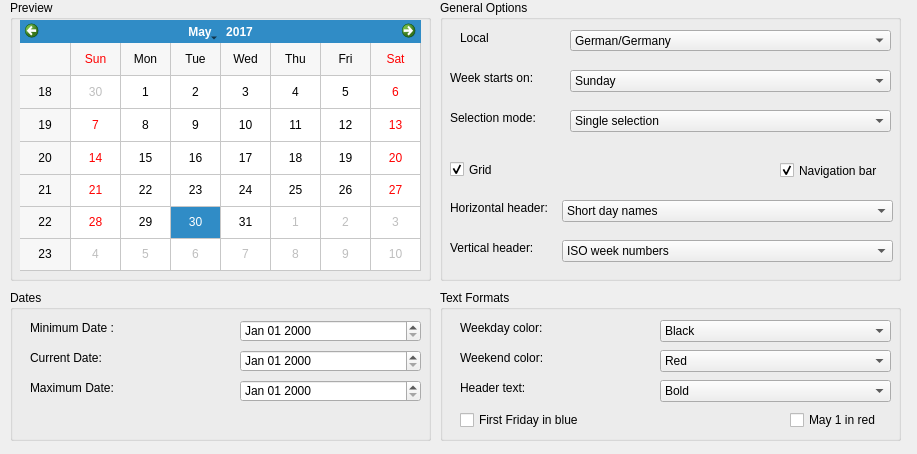
<?xml version="1.0" encoding="UTF-8"?>
<ui version="4.0">
 <class>Form</class>
 <widget class="QWidget" name="Form">
  <property name="geometry">
   <rect>
    <x>0</x>
    <y>0</y>
    <width>917</width>
    <height>454</height>
   </rect>
  </property>
  <property name="windowTitle">
   <string>Form</string>
  </property>
  <widget class="QGroupBox" name="groupBox">
   <property name="geometry">
    <rect>
     <x>10</x>
     <y>290</y>
     <width>421</width>
     <height>151</height>
    </rect>
   </property>
   <property name="title">
    <string>Dates</string>
   </property>
   <widget class="QLabel" name="label">
    <property name="geometry">
     <rect>
      <x>20</x>
      <y>30</y>
      <width>111</width>
      <height>16</height>
     </rect>
    </property>
    <property name="text">
     <string>Minimum Date :</string>
    </property>
   </widget>
   <widget class="QLabel" name="label_3">
    <property name="geometry">
     <rect>
      <x>20</x>
      <y>90</y>
      <width>101</width>
      <height>16</height>
     </rect>
    </property>
    <property name="text">
     <string>Maximum Date:</string>
    </property>
   </widget>
   <widget class="QLabel" name="label_12">
    <property name="geometry">
     <rect>
      <x>20</x>
      <y>60</y>
      <width>101</width>
      <height>16</height>
     </rect>
    </property>
    <property name="text">
     <string>Current Date:</string>
    </property>
   </widget>
   <widget class="QDateEdit" name="dateEdit">
    <property name="geometry">
     <rect>
      <x>230</x>
      <y>60</y>
      <width>181</width>
      <height>22</height>
     </rect>
    </property>
    <property name="displayFormat">
     <string>MMM dd yyyy</string>
    </property>
   </widget>
   <widget class="QDateEdit" name="dateEdit_2">
    <property name="geometry">
     <rect>
      <x>230</x>
      <y>90</y>
      <width>181</width>
      <height>22</height>
     </rect>
    </property>
    <property name="displayFormat">
     <string>MMM dd yyyy</string>
    </property>
   </widget>
   <widget class="QDateEdit" name="dateEdit_3">
    <property name="geometry">
     <rect>
      <x>230</x>
      <y>30</y>
      <width>181</width>
      <height>22</height>
     </rect>
    </property>
    <property name="displayFormat">
     <string>MMM dd yyyy</string>
    </property>
   </widget>
  </widget>
  <widget class="QGroupBox" name="groupBox_2">
   <property name="geometry">
    <rect>
     <x>10</x>
     <y>0</y>
     <width>421</width>
     <height>281</height>
    </rect>
   </property>
   <property name="title">
    <string>Preview</string>
   </property>
   <widget class="QCalendarWidget" name="calendarWidget">
    <property name="geometry">
     <rect>
      <x>10</x>
      <y>20</y>
      <width>401</width>
      <height>251</height>
     </rect>
    </property>
    <property name="font">
     <font>
      <weight>50</weight>
      <bold>false</bold>
     </font>
    </property>
    <property name="focusPolicy">
     <enum>Qt::StrongFocus</enum>
    </property>
    <property name="locale">
     <locale language="English" country="Kenya"/>
    </property>
    <property name="selectedDate">
     <date>
      <year>2017</year>
      <month>5</month>
      <day>30</day>
     </date>
    </property>
    <property name="gridVisible">
     <bool>true</bool>
    </property>
   </widget>
  </widget>
  <widget class="QGroupBox" name="groupBox_3">
   <property name="geometry">
    <rect>
     <x>440</x>
     <y>0</y>
     <width>461</width>
     <height>281</height>
    </rect>
   </property>
   <property name="title">
    <string>General Options</string>
   </property>
   <widget class="QComboBox" name="comboBox">
    <property name="geometry">
     <rect>
      <x>130</x>
      <y>70</y>
      <width>321</width>
      <height>22</height>
     </rect>
    </property>
    <item>
     <property name="text">
      <string>Sunday</string>
     </property>
    </item>
    <item>
     <property name="text">
      <string>Monday</string>
     </property>
    </item>
    <item>
     <property name="text">
      <string>Tuesday</string>
     </property>
    </item>
   </widget>
   <widget class="QComboBox" name="comboBox_2">
    <property name="geometry">
     <rect>
      <x>130</x>
      <y>110</y>
      <width>321</width>
      <height>22</height>
     </rect>
    </property>
    <item>
     <property name="text">
      <string>Single selection</string>
     </property>
    </item>
    <item>
     <property name="text">
      <string>Double selection</string>
     </property>
    </item>
    <item>
     <property name="text">
      <string>Triple selection</string>
     </property>
    </item>
   </widget>
   <widget class="QComboBox" name="comboBox_3">
    <property name="geometry">
     <rect>
      <x>122</x>
      <y>240</y>
      <width>331</width>
      <height>22</height>
     </rect>
    </property>
    <item>
     <property name="text">
      <string>ISO week numbers</string>
     </property>
    </item>
    <item>
     <property name="text">
      <string>New Item</string>
     </property>
    </item>
    <item>
     <property name="text">
      <string>New Item</string>
     </property>
    </item>
   </widget>
   <widget class="QCheckBox" name="checkBox">
    <property name="geometry">
     <rect>
      <x>10</x>
      <y>149</y>
      <width>81</width>
      <height>41</height>
     </rect>
    </property>
    <property name="text">
     <string>Grid</string>
    </property>
    <property name="checked">
     <bool>true</bool>
    </property>
   </widget>
   <widget class="QCheckBox" name="checkBox_2">
    <property name="geometry">
     <rect>
      <x>340</x>
      <y>150</y>
      <width>111</width>
      <height>41</height>
     </rect>
    </property>
    <property name="text">
     <string>Navigation bar</string>
    </property>
    <property name="checked">
     <bool>true</bool>
    </property>
   </widget>
   <widget class="QComboBox" name="comboBox_4">
    <property name="geometry">
     <rect>
      <x>130</x>
      <y>30</y>
      <width>321</width>
      <height>21</height>
     </rect>
    </property>
    <item>
     <property name="text">
      <string>German/Germany</string>
     </property>
    </item>
    <item>
     <property name="text">
      <string>New Item</string>
     </property>
    </item>
    <item>
     <property name="text">
      <string>New Item</string>
     </property>
    </item>
   </widget>
   <widget class="QComboBox" name="comboBox_5">
    <property name="geometry">
     <rect>
      <x>122</x>
      <y>200</y>
      <width>331</width>
      <height>22</height>
     </rect>
    </property>
    <item>
     <property name="text">
      <string>Short day names</string>
     </property>
    </item>
    <item>
     <property name="text">
      <string>New Item</string>
     </property>
    </item>
    <item>
     <property name="text">
      <string>New Item</string>
     </property>
    </item>
   </widget>
   <widget class="QLabel" name="label_4">
    <property name="geometry">
     <rect>
      <x>20</x>
      <y>30</y>
      <width>55</width>
      <height>16</height>
     </rect>
    </property>
    <property name="text">
     <string>Local</string>
    </property>
   </widget>
   <widget class="QLabel" name="label_5">
    <property name="geometry">
     <rect>
      <x>10</x>
      <y>70</y>
      <width>121</width>
      <height>16</height>
     </rect>
    </property>
    <property name="text">
     <string>Week starts on:</string>
    </property>
   </widget>
   <widget class="QLabel" name="label_6">
    <property name="geometry">
     <rect>
      <x>10</x>
      <y>110</y>
      <width>101</width>
      <height>16</height>
     </rect>
    </property>
    <property name="text">
     <string>Selection mode:</string>
    </property>
   </widget>
   <widget class="QLabel" name="label_7">
    <property name="geometry">
     <rect>
      <x>10</x>
      <y>200</y>
      <width>121</width>
      <height>16</height>
     </rect>
    </property>
    <property name="text">
     <string>Horizontal header:</string>
    </property>
   </widget>
   <widget class="QLabel" name="label_8">
    <property name="geometry">
     <rect>
      <x>10</x>
      <y>240</y>
      <width>101</width>
      <height>16</height>
     </rect>
    </property>
    <property name="text">
     <string>Vertical header:</string>
    </property>
   </widget>
  </widget>
  <widget class="QGroupBox" name="groupBox_4">
   <property name="geometry">
    <rect>
     <x>440</x>
     <y>290</y>
     <width>461</width>
     <height>151</height>
    </rect>
   </property>
   <property name="title">
    <string>Text Formats</string>
   </property>
   <widget class="QComboBox" name="comboBox_6">
    <property name="geometry">
     <rect>
      <x>220</x>
      <y>30</y>
      <width>231</width>
      <height>22</height>
     </rect>
    </property>
    <item>
     <property name="text">
      <string>Black</string>
     </property>
    </item>
    <item>
     <property name="text">
      <string>Red</string>
     </property>
    </item>
    <item>
     <property name="text">
      <string>Blue</string>
     </property>
    </item>
   </widget>
   <widget class="QComboBox" name="comboBox_7">
    <property name="geometry">
     <rect>
      <x>220</x>
      <y>60</y>
      <width>231</width>
      <height>22</height>
     </rect>
    </property>
    <item>
     <property name="text">
      <string>Red</string>
     </property>
    </item>
    <item>
     <property name="text">
      <string>Black</string>
     </property>
    </item>
    <item>
     <property name="text">
      <string>Blue</string>
     </property>
    </item>
   </widget>
   <widget class="QComboBox" name="comboBox_8">
    <property name="geometry">
     <rect>
      <x>220</x>
      <y>90</y>
      <width>231</width>
      <height>22</height>
     </rect>
    </property>
    <item>
     <property name="text">
      <string>Bold</string>
     </property>
    </item>
    <item>
     <property name="text">
      <string>New Item</string>
     </property>
    </item>
    <item>
     <property name="text">
      <string>New Item</string>
     </property>
    </item>
   </widget>
   <widget class="QCheckBox" name="checkBox_3">
    <property name="geometry">
     <rect>
      <x>20</x>
      <y>120</y>
      <width>131</width>
      <height>20</height>
     </rect>
    </property>
    <property name="text">
     <string>First Friday in blue</string>
    </property>
   </widget>
   <widget class="QCheckBox" name="checkBox_4">
    <property name="geometry">
     <rect>
      <x>350</x>
      <y>120</y>
      <width>101</width>
      <height>20</height>
     </rect>
    </property>
    <property name="text">
     <string>May 1 in red</string>
    </property>
   </widget>
   <widget class="QLabel" name="label_9">
    <property name="geometry">
     <rect>
      <x>20</x>
      <y>30</y>
      <width>111</width>
      <height>16</height>
     </rect>
    </property>
    <property name="text">
     <string>Weekday color:</string>
    </property>
   </widget>
   <widget class="QLabel" name="label_10">
    <property name="geometry">
     <rect>
      <x>20</x>
      <y>60</y>
      <width>101</width>
      <height>16</height>
     </rect>
    </property>
    <property name="text">
     <string>Weekend color:</string>
    </property>
   </widget>
   <widget class="QLabel" name="label_11">
    <property name="geometry">
     <rect>
      <x>20</x>
      <y>90</y>
      <width>101</width>
      <height>16</height>
     </rect>
    </property>
    <property name="text">
     <string>Header text:</string>
    </property>
   </widget>
  </widget>
 </widget>
 <resources/>
 <connections/>
</ui>
